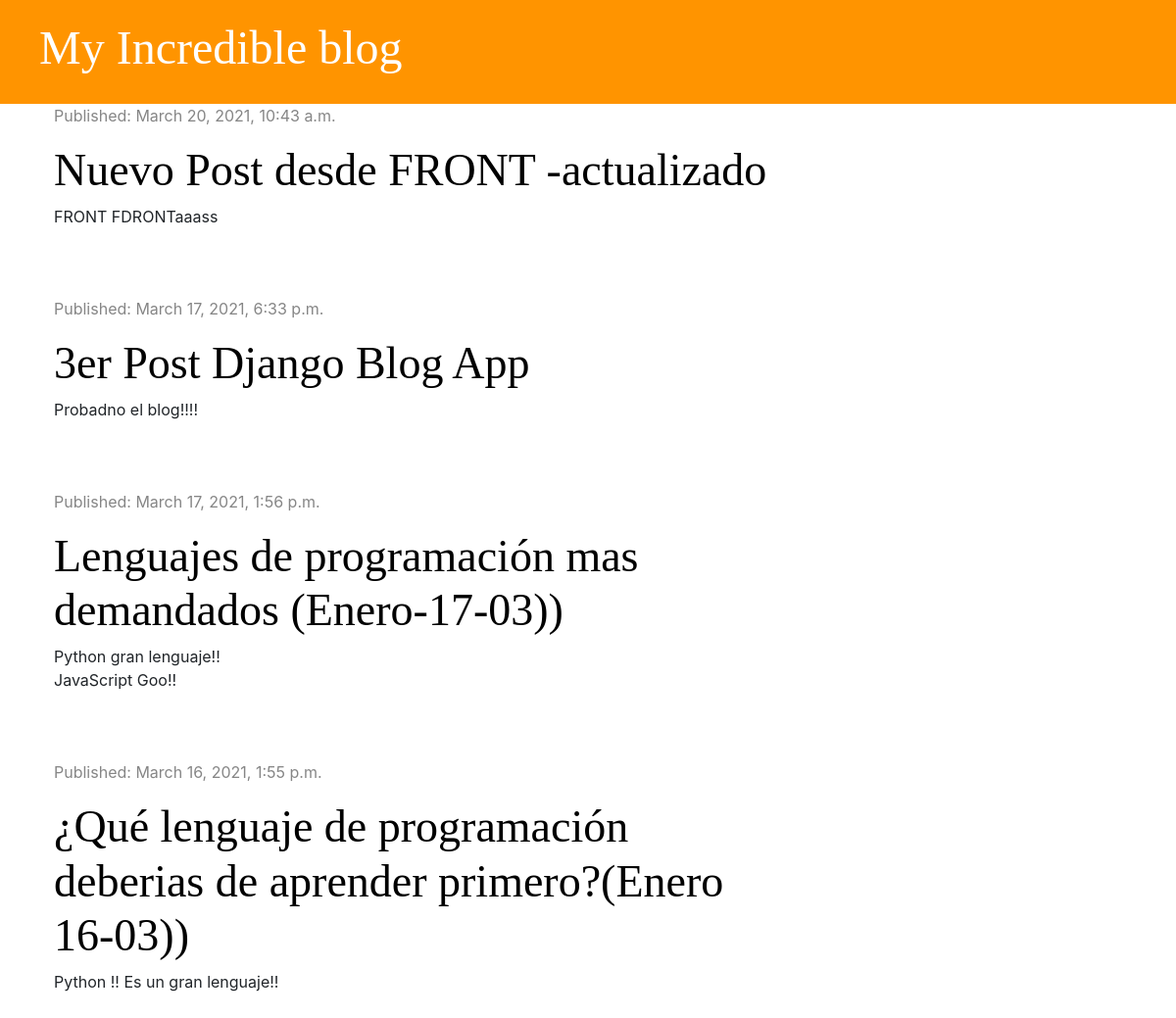
Before: / with the older database file.
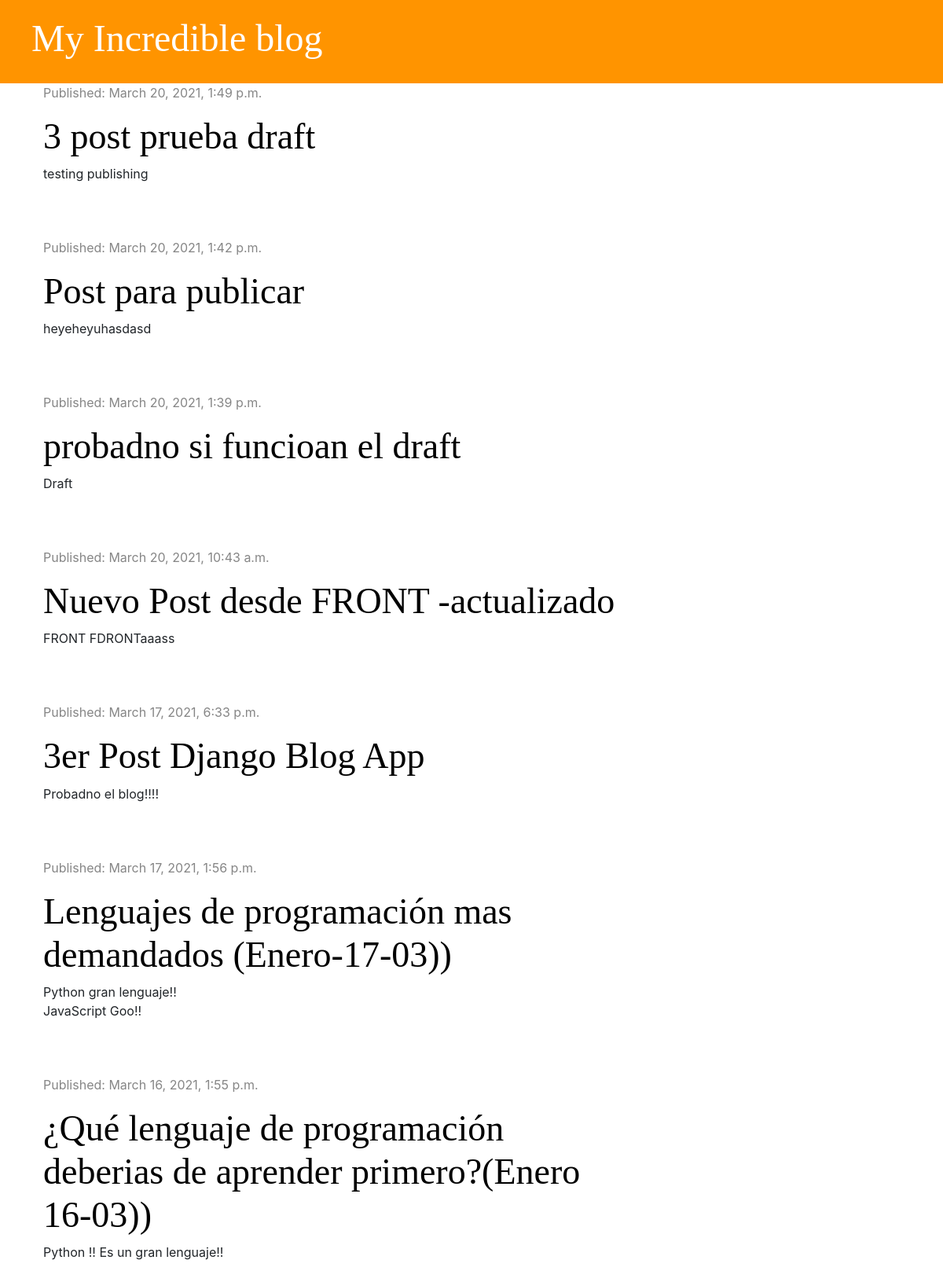
After: the same page with the newer database file.
### blog/models.py (models this page shows, shortened)
class Post(models.Model):
    author = models.ForeignKey('auth.User', on_delete=models.CASCADE)
    title = models.CharField(max_length=200)
    text = models.TextField()
    created_at = models.DateTimeField(default=timezone.now)
    published_date = models.DateTimeField(blank=True, null=True)

### blog/views.py (the view)
# urls.py: path('', views.post_list, name='post_list'),
def post_list(request):
    posts = Post.objects.filter(
        published_date__lte=timezone.now()).order_by('-published_date')
    stuff_for_frontend = {'posts': posts}
    return render(request, 'blog/post_list.html', stuff_for_frontend)

### blog/templates/blog/post_list.html
{% extends 'blog/base.html' %}
{% block content %}
{% for post in posts %}
<div class="post">
    <div class="date">
        <p>Published: {{post.published_date}}</p>
    </div>
    <h1><a href="{% url 'post_detail' pk=post.pk %}">{{ post.title }}</a></h1>
    <p>{{post.text|truncatechars:40|linebreaksbr}}</p>
</div>
{% endfor %}
{% endblock %}

### blog/templates/blog/base.html (shortened to what this page needs)
{% load static %}
<!DOCTYPE html>
<html lang="en">
<head>
    <link href="https://stackpath.bootstrapcdn.com/bootstrap/4.5.2/css/bootstrap.min.css" rel="stylesheet">
    <link rel="stylesheet" href="{% static 'css/blog.css' %}">
</head>
<body>
    <div class="page-header">
        <h1><a href="/">My Incredible blog</a></h1>
    </div>
    <div class="content container">
        <div class="row">
            <div class="col-md-8">
                {% block content %}
                {% endblock %}
            </div>
        </div>
    </div>
</body>
</html>

### blog/static/css/blog.css (style rules this page uses)
.page-header { background-color:#ff9400; margin-top:0; padding:20px 20px 20px 40px; }
.page-header h1, .page-header h1 a { color:white; font-size: 36pt; text-decoration: none; }
.content { margin-left: 40px; }
h1,h2,h3,h4 { font-family: 'Droid Sans',serif; font-size: 46px; }
.date { color:#868686; }
.post { margin-bottom:70px; }
.post h1 a { color:#000000; }

Changed rows visible on the page:
added Post: published_date "March 20, 2021, 1:49 p.m.", title "3 post prueba draft", text "testing publishing"
added Post: published_date "March 20, 2021, 1:42 p.m.", title "Post para publicar", text "heyeheyuhasdasd"
added Post: published_date "March 20, 2021, 1:39 p.m.", title "probadno si funcioan el draft", text "Draft"
